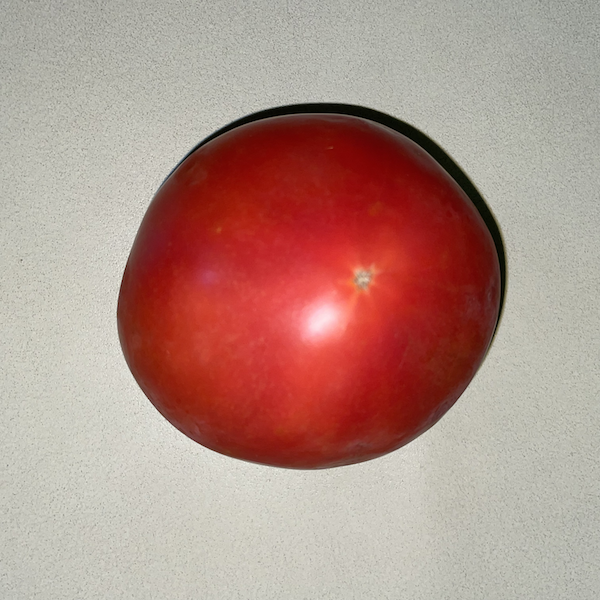
#> input picture Bimestre 5/Procesamiento de Imágenes/Semana 8/tarea7/tomato.png, 600 x 600 px
$ jupyter execute --allow-errors tarea7.ipynb   (older library calls are emulated)
#> lines starting #> are read from the running program, lines starting #| are printed output that depends on the picture; after the words box and inside, x2 and y2 are one past the last pixel; in counts of white or black regions, pixels touching at a corner belong together
# Procesamiento de imágenes · Tarea 7

¡Bienvenidos a la ultima tarea del curso! En esta aprenderemos sobre detección de bordes, implementaremos nuevas técnicas de _thresholding_ y veremos un ejemplo de MSER.

### Importante
* Lee atentamente las instrucciones y todo el código.
* Ejecuta las celdas en orden.
* Escribe tu código en las celdas que lo soliciten.
* Usa los nombres de variables que te pidan.
* Confirma que tu código esté correcto corriendo las celdas que dicen "Chequeo".
* Si el chequeo alerta que hay alguna variable incorrecta, vuelve atrás y arréglala. No hay penalización por esto.

## Configuración inicial

##### Importamos librerías

[cell 1]
import cv2
import matplotlib.pyplot as plt
import numpy as np

#import checker
import importlib

##### Aumentamos el tamaño de las imágenes

[cell 2]
plt.rcParams['figure.dpi'] = 200

## Parte 1 ·  Detección de bordes

Detectar los bordes de un objeto nos permite visualizarlo de una manera distinta, pudiendo extraer propiedades y características de su estructura.

A continuación trabajaremos con una foto de un tomate. Encontraremos sus bordes usando LoG y Canny.

[cell 3]
img_tomato_path = 'tomato.png'
img_tomato_color = cv2.imread(img_tomato_path, cv2.IMREAD_COLOR)
#> img_tomato_color is the input picture: shape (600, 600, 3); mean B, G, R 134.4, 143.3, 177.8
img_tomato_gray = cv2.imread(img_tomato_path, cv2.IMREAD_GRAYSCALE)
#> img_tomato_gray: shape (600, 600); min 0, max 244, mean 152
plt.imshow(img_tomato_color[:, :, ::-1], cmap='gray')
plt.axis('off');

El primer paso del algoritmo LoG es aplicarle un filtro Gaussiano a la imagen.

Usa la función ```GaussianBlur``` de OpenCV para suavizar ```img_tomato_gray```. Usa ```sigma``` igual a 2 y ```ksize``` igual a ```(0, 0)``` para que su valor se calcule automáticamente. Guarda el resultado en ```img_tomato_gaussian```.

[cell 4]
# Escribe tu código en las siguientes líneas
sigma = 2
img_tomato_gaussian = cv2.GaussianBlur(img_tomato_gray, (0, 0), sigma)

##### Chequeo

importlib.reload(checker)
assert checker.check_img_tomato_gaussian(img_tomato_gaussian)

[cell 5]
plt.imshow(img_tomato_gaussian, cmap='gray')
plt.axis('off');

Excelente, has filtrado la imagen.

Ahora debemos calcular el Laplaciano de ```img_tomato_gaussian```. Usa la función ```Laplacian``` de OpenCV con ```ddepth``` igual a  ```cv2.CV_16S``` y ```ksize``` igual a 3. Guarda el resultado en ```img_tomato_borders_log```.

[cell 6]
# Escribe tu código en las siguientes líneas
img_tomato_borders_log = cv2.Laplacian(img_tomato_gaussian, ddepth=cv2.CV_16S, ksize=3)
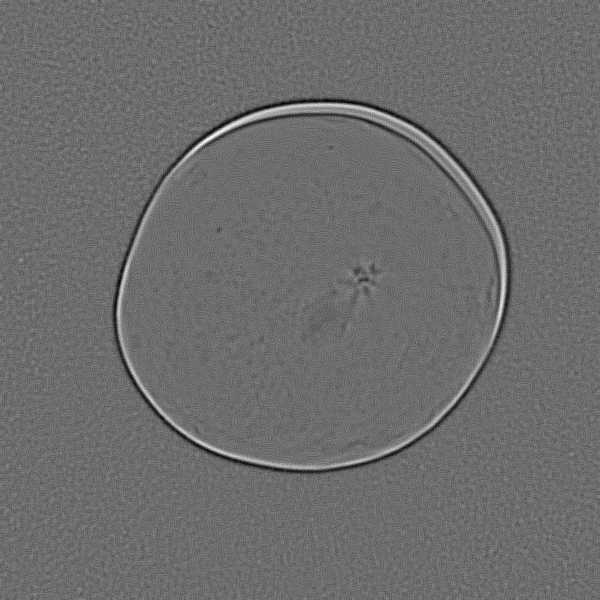
#> img_tomato_borders_log: shape (600, 600) int16; min -42, max 56, mean 0; drawn with min black and max white

##### Chequeo

importlib.reload(checker)
assert checker.check_img_tomato_borders_log(img_tomato_borders_log)

[cell 7]
plt.imshow(img_tomato_borders_log, cmap='gray')
plt.axis('off');

Tenemos el Laplaciano del Gaussiano. Vemos que en los bordes del tomate hay cruces por cero con una gran pendiente.

El siguiente paso debería ser encontrar los cruces por cero de ```img_tomato_borders_log```. Sin embargo, debido a la baja complejidad de la foto podemos obtener los bordes de una manera más simple: aplicándole un umbral global.

[cell 8]
img_tomato_borders_log_bin = (img_tomato_borders_log > 10).astype(np.uint8)
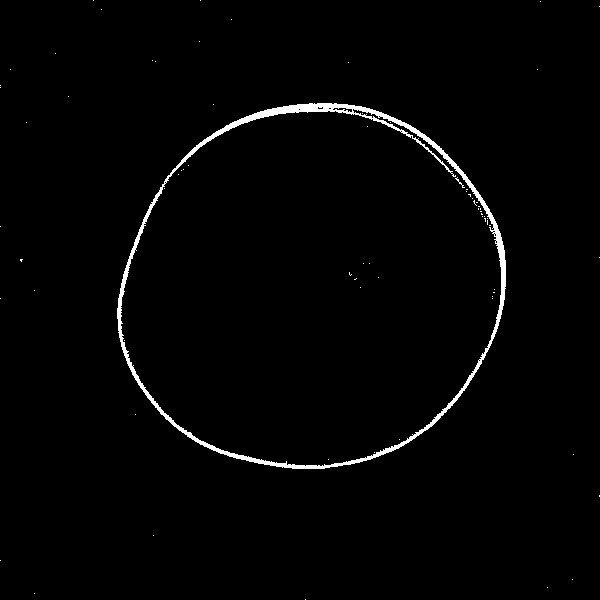
#> img_tomato_borders_log_bin: shape (600, 600); values 0 (black) and 1 (white), 1.5% white; 73 white regions (71 under 20 px), largest, box (x1, y1, x2, y2) and area: (117, 103, 506, 469) 5443, (455, 177, 465, 188) 21

[cell 9]
plt.imshow(img_tomato_borders_log_bin, cmap='gray')
plt.axis('off');

Hemos encontrado los bordes del tomate con solo tres líneas de código. El resultado no es perfecto, pero para ciertas aplicaciones es suficientemente bueno. Este se podría mejorar encontrando los cruces por cero en vez de usando un umbral simple.

Veamos cómo quedan los bordes al aplicar el algoritmo de Canny. Comenzando con ```img_tomato_gray```, aplica la función ```Canny``` de OpenCV con los umbrales 200 y 600. Guarda el resultado en ```img_tomato_borders_canny```.

[cell 10]
# Escribe tu código en las siguientes líneas
img_tomato_borders_canny = cv2.Canny(img_tomato_gray, 200, 600)
#> img_tomato_borders_canny: shape (600, 600); 0.39% white in thin lines or dots, all inside (x1, y1, x2, y2) = (116, 102, 506, 471)

##### Chequeo

importlib.reload(checker)
assert checker.check_img_tomato_borders_canny(img_tomato_borders_canny)

[cell 11]
plt.imshow(img_tomato_borders_canny, cmap='gray')
plt.axis('off');

El resultado usando Canny y los parámetros escogidos es perfecto. Obtuvimos una imagen binaria donde el borde es representado como una línea contínua de ancho unitario.

Ahora que tenemos el borde del objeto podemos aplicarle un algoritmo de _region growing_ para obtener toda su región.

[cell 12]
import cv2
import scipy.ndimage

def region_growing(img, seed_coords):
#> called with seed_coords = (300, 300)
    mask = np.zeros(img.shape)
    mask[seed_coords] = 1
    old_mask = np.zeros(img.shape, dtype=np.uint8)
    while not np.array_equal(old_mask, mask):
        old_mask = mask.copy()
        mask = scipy.ndimage.binary_dilation(mask)
        mask = np.logical_and(mask, np.logical_not(img))
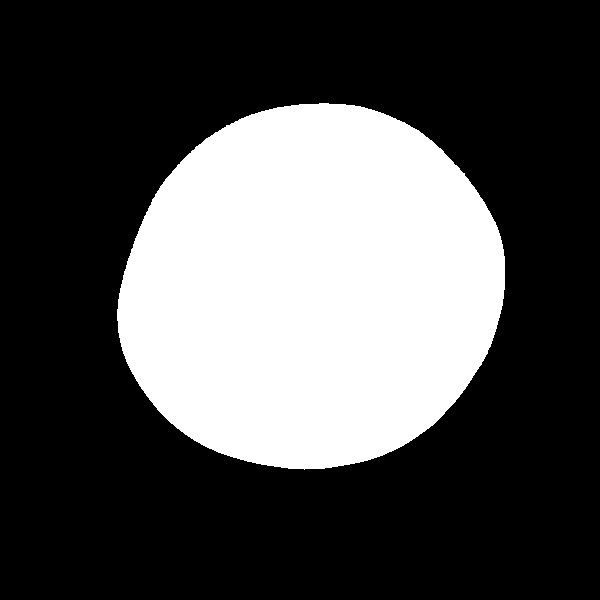
#> mask: shape (600, 600) bool; 30.7% white; 1 white region, box (x1, y1, x2, y2) and area: (117, 103, 505, 470) 110585
    mask = mask.astype(np.uint8)
    return mask

[cell 13]
mask_tomato_canny = region_growing(img_tomato_borders_canny, (300, 300))

plt.imshow(mask_tomato_canny, cmap='gray')
plt.axis('off');

La máscara obtenida es perfecta. Ahora la podemos usar para segmentar el objeto de interés.

[cell 14]
img_tomato_masked = cv2.bitwise_and(img_tomato_color, img_tomato_color, mask=mask_tomato_canny)

plt.subplot(1, 1, 1)
plt.imshow(img_tomato_masked[:, :, ::-1])
plt.axis('off');

¡Logramos segmentar el tomate a partir de sus bordes!

## Parte 2 ·  Thresholding

En la primera tarea de este curso trabajamos con una fotografía de un avión. Estudiamos su histograma y definimos un umbral a mano. Veamos si podemos automatizar esta selección de umbral.

[cell 15]
img_plane_path = 'plane.jpg'
img_plane_gray = cv2.imread(img_plane_path, cv2.IMREAD_GRAYSCALE)
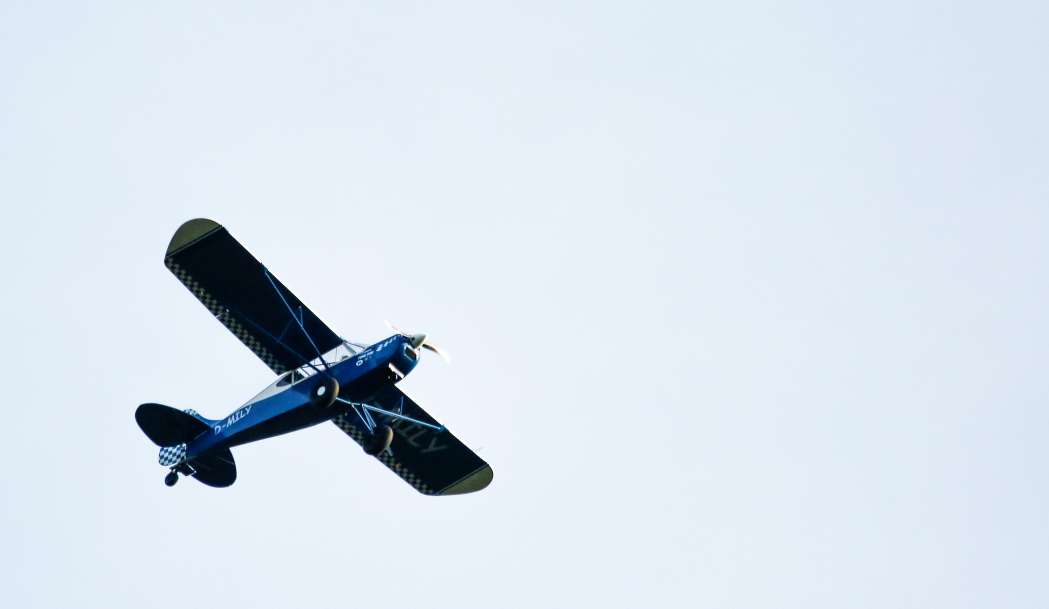
#> input picture Bimestre 5/Procesamiento de Imágenes/Semana 8/tarea7/plane.jpg, 3147 x 1825 px (shown at 1/3 size)
#> img_plane_gray: shape (1825, 3147); min 0, max 255, mean 224.3

[cell 16]
plt.imshow(img_plane_gray, cmap='gray')
plt.axis('off');

En clases vimos que el método de Otsu nos permite encontrar automáticamente el umbral de una imagen cuyo histograma es bimodal. Veamos cómo funciona para esta foto.

Usa la función ```threshold``` de OpenCV para segmentar ```img_plane_gray``` con el método de Otsu. Los pixeles del avión deben valer 0 y el resto 255. Guarda el umbral encontrado en ```thresh_plane_otsu``` y la imagen resultante en ```mask_plane_otsu```.

[cell 17]
# Escribe tu código en las siguientes líneas
thresh_plane_otsu, mask_plane_otsu = cv2.threshold(img_plane_gray, 0, 255, cv2.THRESH_BINARY + cv2.THRESH_OTSU)
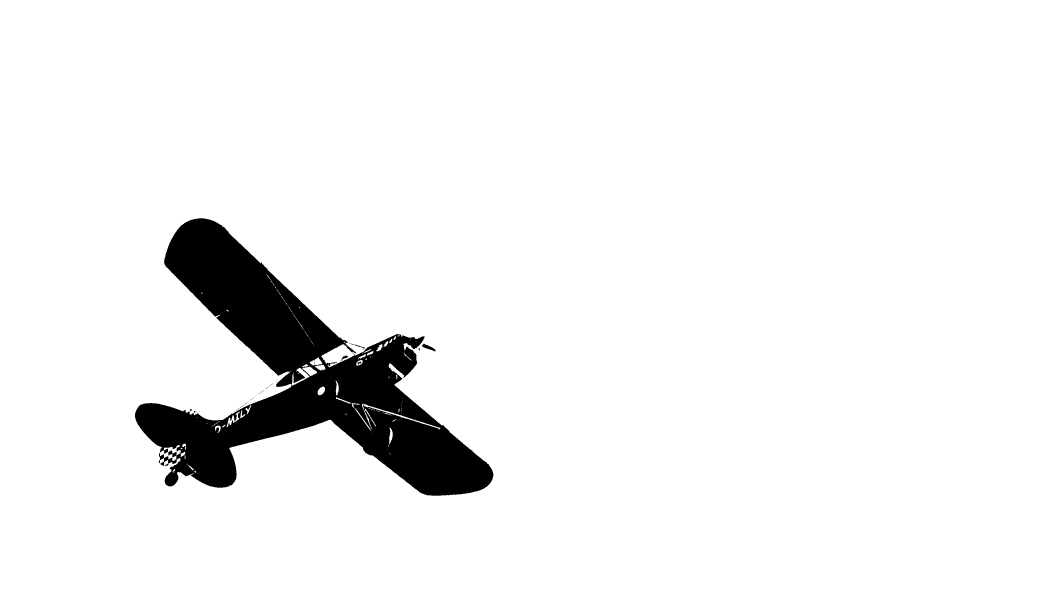
#> mask_plane_otsu: shape (1825, 3147) (shown at 1/3 size); 94.5% white; 37 black regions (30 under 20 px), largest, box (x1, y1, x2, y2) and area: (405, 655, 1480, 1488) 317888, (1266, 1031, 1307, 1054) 354, (1022, 1067, 1045, 1083) 120
#> thresh_plane_otsu = 131

##### Chequeo

importlib.reload(checker)
assert checker.check_thresh_plane_otsu(thresh_plane_otsu)

[cell 18]
plt.imshow(mask_plane_otsu, cmap='gray')
plt.axis('off');

El umbral encontrado automáticamente logra extraer el avión de la imagen a la perfección.

[cell 19]
plt.hist(img_plane_gray.ravel(), 256)
plt.axvline(x=thresh_plane_otsu, color='red')
plt.ylim(0, 5000)
plt.title('Histograma (con aumento en el eje Y)')
plt.xlabel('Intensidad del pixel')
plt.ylabel('Cantidad de pixeles');
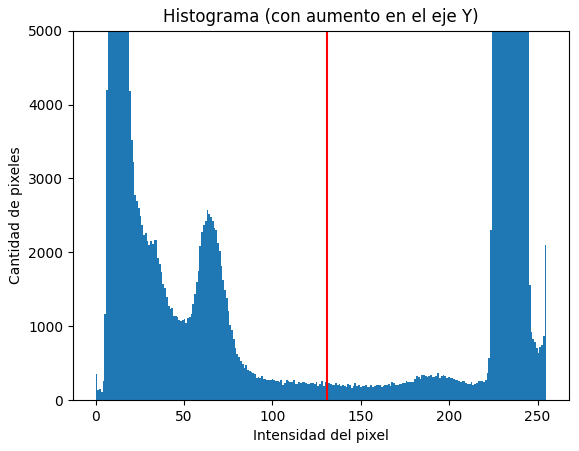
#> figure drawn by matplotlib, 1 panel; tallest bar 693713 high, from x = 236.1 to 237.1

El método de Otsu calculó un umbral ideal entre los dos grandes _peaks_ que presenta el histograma. Este método es de gran utilidad cuando se debe encontrar el _threshold_ de varias imágenes.

### _Thresholding_ adaptativo

Existen situaciones donde un _threshold_ global no basta para segmentar adecuadamente una imagen. Por ejemplo, veamos la siguente foto de una carta.

[cell 20]
img_text_path = 'text.png'
img_text = cv2.imread(img_text_path, cv2.IMREAD_GRAYSCALE)
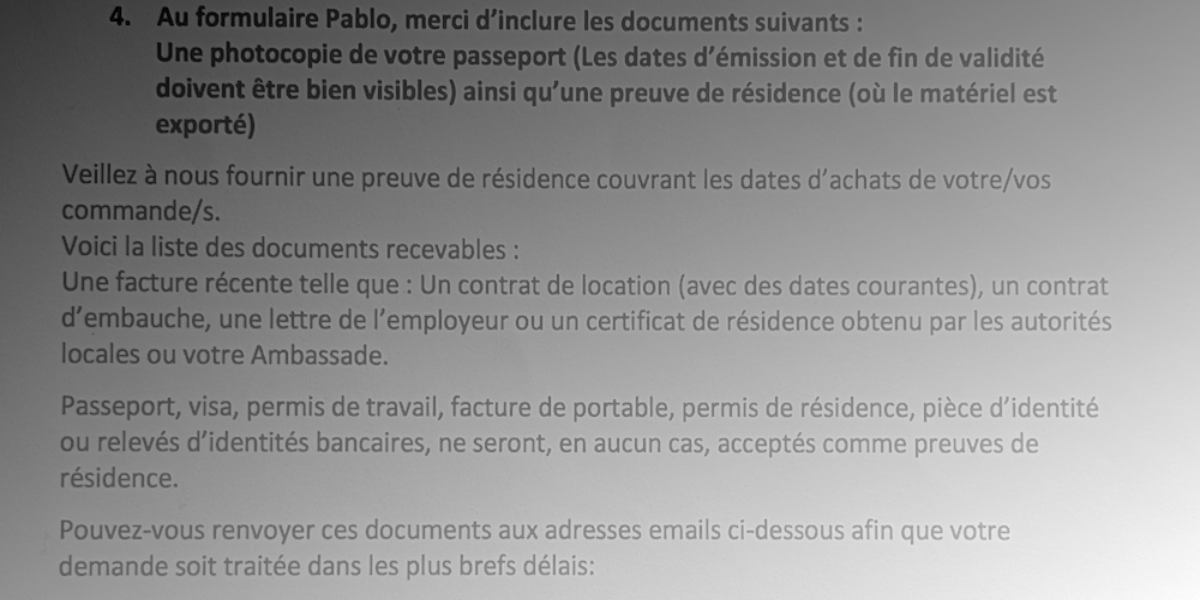
#> input picture Bimestre 5/Procesamiento de Imágenes/Semana 8/tarea7/text.png, 1200 x 600 px
#> img_text is the input picture: shape (600, 1200); min 0, max 255, mean 146.2

plt.imshow(img_text, cmap='gray');

La foto fue tomada con una iluminación no ideal, por lo que quedó con un gradiente sobre el texto.

Veamos qué pasa si le aplicamos un umbral global. Define ```img_text_thresh_global```, una imagen binaria que segmenta a ```img_text```, fijando en 1 a todos los valores mayores a 100 y en 0 al resto.

[cell 21]
# Escribe tu código en las siguientes líneas
img_text_thresh_global = (cv2.threshold(img_text, 100, 255, cv2.THRESH_BINARY)[1] / 255).astype(np.uint8)
#> img_text_thresh_global: shape (600, 1200); values 0 (black) and 1 (white), 83.7% white; 585 black regions (250 under 20 px), largest, box (x1, y1, x2, y2) and area: (0, 0, 616, 331) 85195, (481, 49, 516, 66) 435, (225, 163, 249, 187) 311

##### Chequeo

importlib.reload(checker)
assert checker.check_img_text_thresh_global(img_text_thresh_global)

[cell 22]
plt.imshow(img_text_thresh_global, cmap='gray')
plt.axis('off');

Claramente, un umbral global no permite segmentar adecuadamente el texto. Probemos algo distinto.

Como el tono de gris promedio no es el mismo en distintas secciones de la imagen, una solución consiste en usar un algoritmo que aplique umbrales locales para bloques pequeños de la imagen.

Crea la función ```adaptive_threshold_otsu(img, block_size, constant)``` que segmente adaptativamente una imagen. La función tomará ```img``` y la dividirá en bloques de ```block_size``` x ```block_size```. Luego iterará sobre cada uno de estos bloques y calculará el _threshold_ óptimo con el método de Otsu. El umbral a aplicar en cada bloque debe ser ```constant``` menor al retornado por Otsu. El texto debe valer 0 y el papel 1. La imagen final debe ser la concatenación de cada uno de los bloques.

[cell 23]
# Escribe tu código en las siguientes líneas
def adaptive_threshold_otsu(img, block_size, constant):
#> called with block_size = 60, constant = 10
    img_adaptive = np.zeros_like(img)

    for i in range(0, img.shape[0], block_size):
        for j in range(0, img.shape[1], block_size):
            img_block = img[i:i+block_size, j:j+block_size]
            thresh = cv2.threshold(img_block, 0, 255, cv2.THRESH_BINARY + cv2.THRESH_OTSU)[0]
            img_adaptive[i:i+block_size, j:j+block_size] = (img_block > (thresh - constant)).astype(np.uint8)
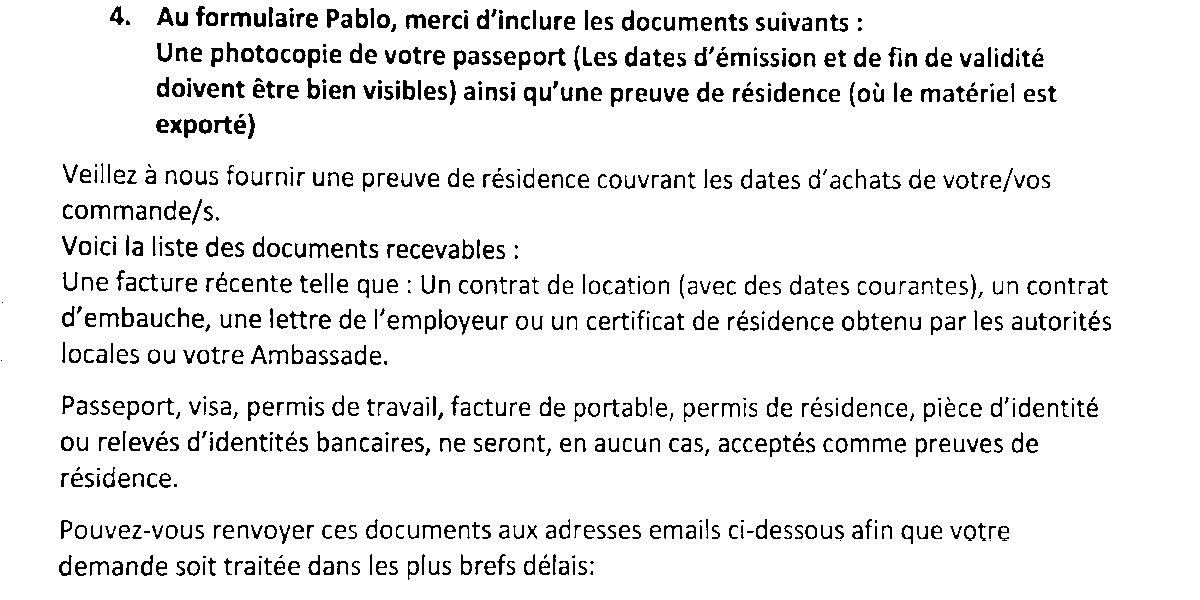
#> img_adaptive: shape (600, 1200); values 0 (black) and 1 (white), 92.2% white; black in thin lines or dots, all inside (x1, y1, x2, y2) = (1, 6, 1111, 580)
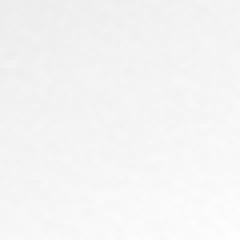
#> img_block: shape (60, 60) (shown 4 times larger); min 237, max 255, mean 244.5
    return img_adaptive

[cell 24]
img_text_thresh_adaptive = adaptive_threshold_otsu(img_text, 60, 10)
plt.imshow(img_text_thresh_adaptive, cmap='gray')
plt.axis('off');

##### Chequeo

importlib.reload(checker)
assert checker.check_img_text_thresh_adaptive(img_text_thresh_adaptive)

Como el algoritmo calcula un umbral óptimo para cada bloque, obtenemos una imagen segmentada adecuadamente.

También podemos aplicar un _thresholding_ adaptativo usando funciones de OpenCV. Segmenta ```img_text``` usando la función ```adaptiveThreshold``` de OpenCV en el modo media, con un tamaño de bloque igual a 61 y una constante igual a 10. Ahora, el texto debe valer 0 y el papel 255. Guarda el resultado en ```img_text_thresh_mean```.

[Aquí](https://docs.opencv.org/3.4/d7/d4d/tutorial_py_thresholding.html) se muestra cómo usar la función.

[cell 25]
# Escribe tu código en las siguientes líneas
block_size = 61
constant = 10

img_text_thresh_mean = cv2.adaptiveThreshold(img_text,
                                             maxValue=255,
                                             adaptiveMethod=cv2.ADAPTIVE_THRESH_MEAN_C,
                                             thresholdType=cv2.THRESH_BINARY,
                                             blockSize=block_size,
                                             C=constant)
#> img_text_thresh_mean: shape (600, 1200); 88.9% white; 796 black regions (48 under 20 px), largest, box (x1, y1, x2, y2) and area: (156, 118, 182, 134) 281, (195, 5, 219, 27) 270, (116, 348, 140, 364) 220

##### Chequeo

importlib.reload(checker)
assert checker.check_img_text_thresh_mean(img_text_thresh_mean)

[cell 26]
plt.imshow(img_text_thresh_mean, cmap='gray')
plt.axis('off');

Al igual que con la función que creaste anteriormente, se obtienen fantásticos resultados.

Probemos haciendo lo mismo pero con el modo Gaussiano. Usa los mismos parámetros que antes y guarda el resultado en ```img_text_thresh_gaussian```.

[cell 27]
# Escribe tu código en las siguientes líneas
block_size = 61
constant = 10

img_text_thresh_gaussian = cv2.adaptiveThreshold(img_text,
                                             maxValue=255,
                                             adaptiveMethod=cv2.ADAPTIVE_THRESH_GAUSSIAN_C,
                                             thresholdType=cv2.THRESH_BINARY,
                                             blockSize=block_size,
                                             C=constant)
#> img_text_thresh_gaussian: shape (600, 1200); 89.7% white; 815 black regions (59 under 20 px), largest, box (x1, y1, x2, y2) and area: (231, 12, 251, 27) 200, (406, 14, 426, 29) 198, (728, 14, 748, 32) 184

##### Chequeo

importlib.reload(checker)
assert checker.check_img_text_thresh_gaussian(img_text_thresh_gaussian)

[cell 28]
plt.imshow(img_text_thresh_gaussian, cmap='gray')
plt.axis('off');

Nuevamente obtenemos excelentes resultados. ¡Felicitaciones!

## Parte 3 · MSER

Existen casos donde queremos segmentar varios objetos de una imagen que tienen tonos de grises distintos. Por ejemplo, tomemos la siguiente foto:

Debido a los distintos tonos de gris, los algoritmos de segmentación vistos probablemente no lograrían segmentar los objetos correctamente.

Para casos como este podemos usar el algoritmo MSER. Este nos permite identificar y segmentar los objetos individualmente, obteniendo los _bounding box_ de cada uno.

El siguiente ejemplo usa OpenCV para encontrar las regiones y los _bounding boxes_ de cada uno de los objetos. Luego se etiqueta cada objeto y se calculan sus bordes.

[cell 29]
# Importamos las librerías de skimage necesarias
import skimage.measure
import skimage.morphology
import skimage.segmentation

# Cargamos la radiografía del estuche
img_pencilcase_path = 'pencilcase.png'
img_pencilcase = cv2.imread(img_pencilcase_path, cv2.IMREAD_GRAYSCALE)
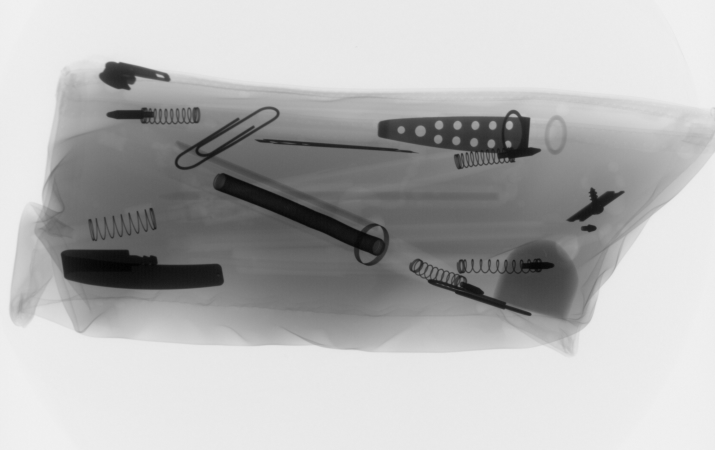
#> input picture Bimestre 5/Procesamiento de Imágenes/Semana 8/tarea7/pencilcase.png, 1430 x 900 px (shown at 1/2 size)
#> img_pencilcase is the input picture: shape (900, 1430); min 0, max 243, mean 180.2

# Creamos nuestro detector MSER
#> (the rest of this cell did not finish here and is left out)
